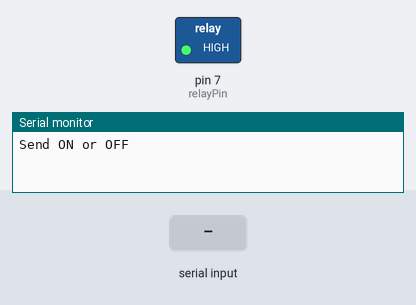
A sketch run on a simulated Arduino Uno, built with avr-gcc and run on an emulated ATmega328P. Parts: switched loads named in the sketch (green lamp = pin HIGH), the last lines printed to the serial monitor. The test bench sets the inputs (shaded band).

Above: at 1.2 s.
1.3 s: "ON\n" received over Serial
At 1.7 s:
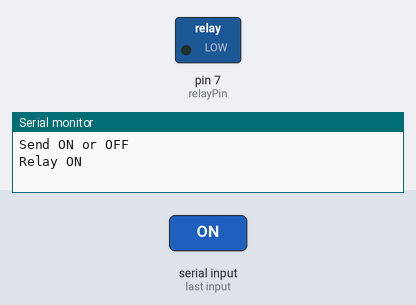
2.8 s: "OFF\n" received over Serial
At 4.1 s:
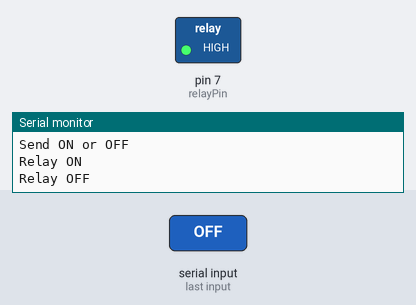
Timing chart, 0 to 5.8 s (numbered marks = the images above; inputs shaded):
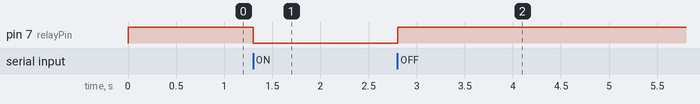

The sketch:

relay.ino
```cpp
/*
==========================================
SARKIT EdTech Project
Title: Relay Module Control using Serial Monitor
Description:
This project controls a relay module using
commands sent through the Arduino Serial
Monitor. Type "ON" to activate the relay
and "OFF" to deactivate it.

Author: SARKIT EdTech
==========================================
*/

int relayPin = 7;   // Relay control pin

void setup() {

  pinMode(relayPin, OUTPUT);

  // Relay OFF by default (Active LOW relay)
  digitalWrite(relayPin, HIGH);

  Serial.begin(9600);

  Serial.println("Send ON or OFF");
}

void loop() {

  // Check for incoming serial data
  if (Serial.available()) {

    String cmd = Serial.readStringUntil('\n');
    cmd.trim();   // Remove spaces and newlines

    // Turn relay ON
    if (cmd == "ON") {

      digitalWrite(relayPin, LOW);

      Serial.println("Relay ON");
    }

    // Turn relay OFF
    if (cmd == "OFF") {

      digitalWrite(relayPin, HIGH);

      Serial.println("Relay OFF");
    }
  }
}
```

Measured:
- after the input at 1.3 s, pin 7 (relayPin): HIGH → LOW at once
- after the input at 2.8 s, pin 7 (relayPin): LOW → HIGH at once
